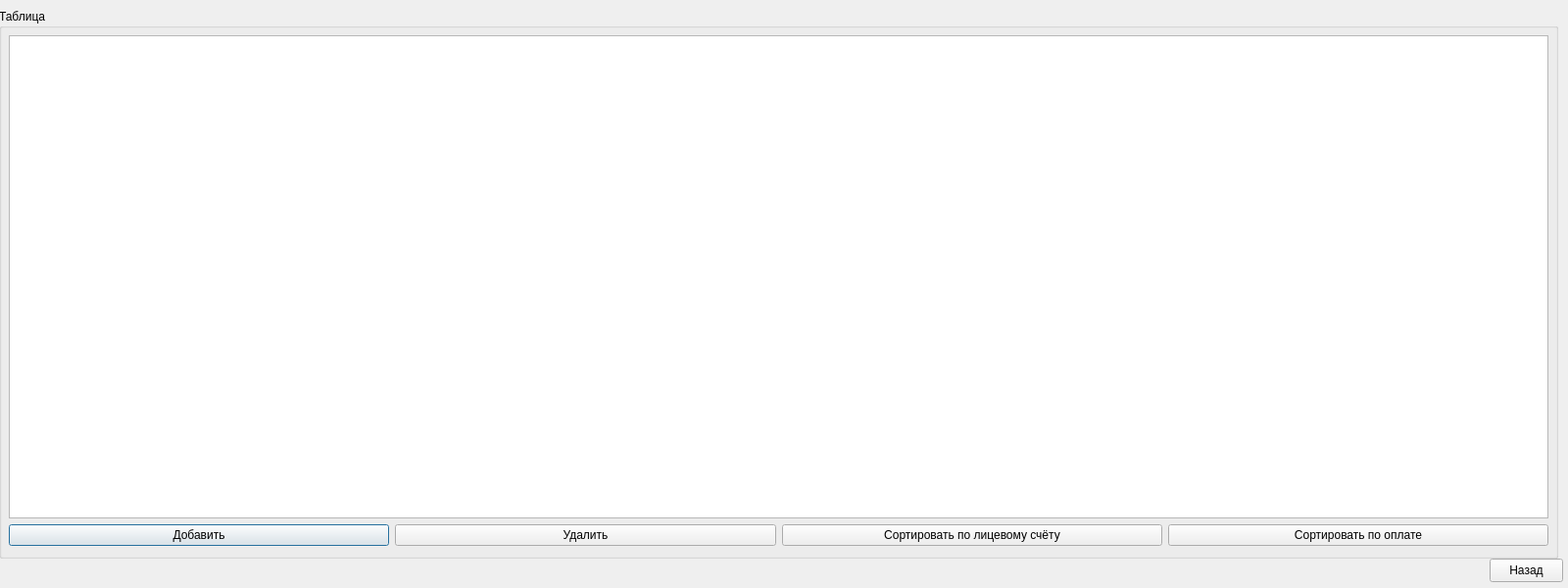
<?xml version="1.0" encoding="UTF-8"?>
<ui version="4.0">
 <class>PaymentTableWindow</class>
 <widget class="QDialog" name="PaymentTableWindow">
  <property name="geometry">
   <rect>
    <x>0</x>
    <y>0</y>
    <width>1600</width>
    <height>600</height>
   </rect>
  </property>
  <property name="windowTitle">
   <string>Dialog</string>
  </property>
  <widget class="QGroupBox" name="groupBox">
   <property name="geometry">
    <rect>
     <x>-1</x>
     <y>9</y>
     <width>1591</width>
     <height>561</height>
    </rect>
   </property>
   <property name="title">
    <string>Таблица</string>
   </property>
   <widget class="QWidget" name="layoutWidget">
    <property name="geometry">
     <rect>
      <x>10</x>
      <y>27</y>
      <width>1571</width>
      <height>521</height>
     </rect>
    </property>
    <layout class="QVBoxLayout" name="verticalLayout">
     <item>
      <widget class="QTableView" name="tableView"/>
     </item>
     <item>
      <layout class="QHBoxLayout" name="horizontalLayout">
       <item>
        <widget class="QPushButton" name="pushButton_add">
         <property name="text">
          <string>Добавить</string>
         </property>
        </widget>
       </item>
       <item>
        <widget class="QPushButton" name="pushButton_delete">
         <property name="text">
          <string>Удалить</string>
         </property>
        </widget>
       </item>
       <item>
        <widget class="QPushButton" name="pushButton_sortByAccount">
         <property name="text">
          <string>Сортировать по лицевому счёту</string>
         </property>
        </widget>
       </item>
       <item>
        <widget class="QPushButton" name="pushButton_sortByPayment">
         <property name="text">
          <string>Сортировать по оплате</string>
         </property>
        </widget>
       </item>
      </layout>
     </item>
    </layout>
   </widget>
  </widget>
  <widget class="QPushButton" name="pushButton_toPaymentAccounting">
   <property name="geometry">
    <rect>
     <x>1520</x>
     <y>570</y>
     <width>75</width>
     <height>24</height>
    </rect>
   </property>
   <property name="text">
    <string>Назад</string>
   </property>
  </widget>
 </widget>
 <resources/>
 <connections/>
</ui>
